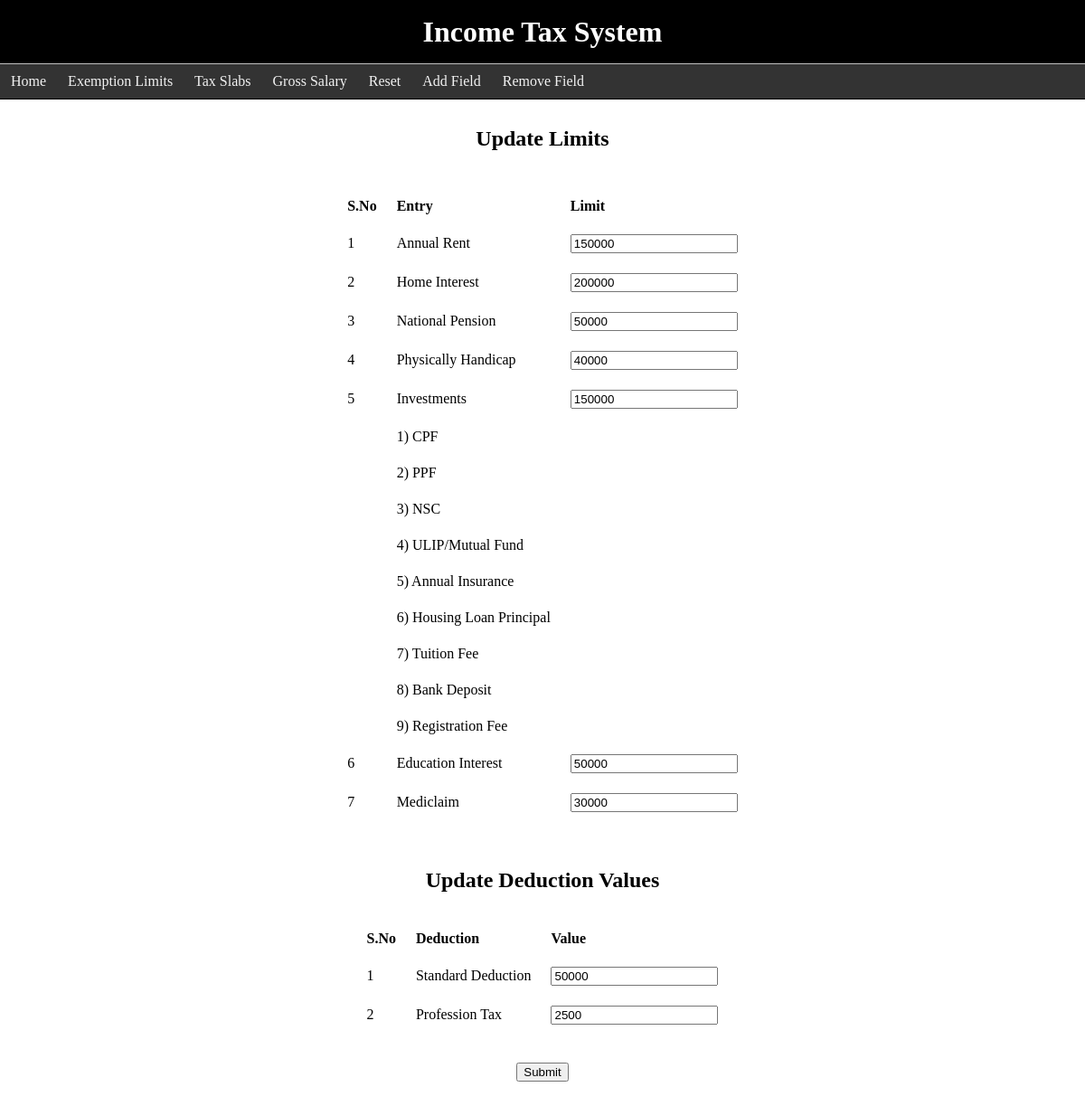
The page /limits.php on the database its author committed.
### tables this page shows
CREATE TABLE `Limits` (
  `entry` varchar(35) NOT NULL,
  `tax_limit` int(11) NOT NULL,
  `sub_field` varchar(5) NOT NULL,
  `dec_id` varchar(15) NOT NULL
);

CREATE TABLE `Dec_sub_fields` (
  `field_id` varchar(50) NOT NULL,
  `sub_field` varchar(50) NOT NULL,
  `sub_id` varchar(8) NOT NULL
);

CREATE TABLE `Standard_Deduc` (
  `field` varchar(50) NOT NULL,
  `value` int(11) NOT NULL,
  `ded_id` varchar(10) NOT NULL
);

### limits.php (the view, shortened to what this page needs)
<!DOCTYPE html>
<head>
</head>
<html>
<body>
	<div class='heading'>
		<h1>Income Tax System</h1>
		<div class="topnav">
			<a onclick="gotoHome();">Home</a>
  			<a onclick="gotoLimit();">Exemption Limits</a>
  			<a onclick="gotoSlabs();">Tax Slabs</a>
  			<a onclick="gotoSalary();">Gross Salary</a>
  			<a onclick="gotoReset();">Reset</a>
			<a onclick="gotoAddField();">Add Field</a>
			<a onclick="gotoRemoveField();">Remove Field</a>
		</div>
	</div>
	<?php
		$conn = OpenCon();
		$limits = "select * from Limits";
		$all_limits = mysqli_query($conn,$limits);
		$deduc = "select * from Standard_Deduc";
		$all_deducs = mysqli_query($conn,$deduc);
	?>
	<div class="contents">
		<center>
		<h2>Update Limits</h2>
		<form action="submit_limits.php" method="POST">
		<table>
			<tr>
				<th>S.No</th>
				<th>Entry</th>
				<th>Limit</th>
			</tr>
		<?php
			$s_no = 1;
			while ($record = mysqli_fetch_array($all_limits)) {
				echo"<tr>";
   					echo "<td>" . $s_no . "</td>";
   					echo "<td>" . $record['entry'] . "</td>";
   					echo "<td> <input type='number' name='". $record['dec_id'] ."' min='0' value='". $record['tax_limit'] ."'> </td>";
   				echo"</tr>";
				if($record['sub_field'] == "yes") {
					$get_subs = "select sub_field from Dec_sub_fields where field_id = '$record[dec_id]'";
					$subs = mysqli_query($conn,$get_subs);
					if(!$subs) {
						echo mysqli_error($conn);
					}
					else {
						$c = 1;
						while($row = mysqli_fetch_array($subs)) {
							echo "<tr>";
   								echo "<td></td>";
   								echo "<td>" . $c . ') ' . $row['sub_field'] . "</td>";
   								echo "<td>";
   							echo"</tr>";
   							$c++;
						}
					}
				}
   				$s_no++;
			}
		?>
		</table id="deduc">
		<h2 id="head2">Update Deduction Values</h2>
		<table>
			<tr>
				<th>S.No</th>
				<th>Deduction</th>
				<th>Value</th>
			</tr>
		<?php
			$s_no = 1;
			while ($record = mysqli_fetch_array($all_deducs)) {
				echo"<tr>";
   					echo "<td>" . $s_no . "</td>";
   					echo "<td>" . $record['field'] . "</td>";
   					$name = str_replace(' ', '', $record['field']);
   					echo "<td> <input type='number' name='$name' min='0' value='". $record['value'] ."'> </td>";
   				echo"</tr>";
   				$s_no++;
			}
		?>
		</table>
		<input type="submit" value="Submit" style="margin-top:20px;margin-bottom:40px;">
		</form>
	</center>
</body>
</html>

### limits.php (style rules this page uses)
html { overflow-y: scroll; }
body { margin: 0; padding: 0; font-size: 16; }
td, th { margin: 20px; padding: 10px; text-align: left; }
table { padding: 10px; }
form { padding: 10px; margin-top: 10px; margin-bottom: 100px; }
.heading { top: 0; left: 0; right: 0; height: 70px; width: 100%; background: black; color: white; padding: 0; position: fixed; }
h1 { margin: 0; text-align: center; line-height: 70px; }
.topnav { border-top: 1px solid silver; border-bottom: 1px solid black; background-color: #333; overflow: hidden; padding: 0; }
.topnav a { float: left; color: #f2f2f2; text-align: center; padding: 10px 12px; text-decoration: none; }
.contents { margin-top: 140px; }
#head2,#deduc { margin-top: 40px; }

### rows shown on the page
limits: entry "Annual Rent", tax_limit "150000"
limits: entry "Home Interest", tax_limit "200000"
limits: entry "National Pension", tax_limit "50000"
limits: entry "Physically Handicap", tax_limit "40000"
limits: entry "Investments", tax_limit "150000"
dec_sub_fields: sub_field "CPF"
dec_sub_fields: sub_field "PPF"
dec_sub_fields: sub_field "NSC"
dec_sub_fields: sub_field "ULIP/Mutual Fund"
dec_sub_fields: sub_field "Annual Insurance"
dec_sub_fields: sub_field "Housing Loan Principal"
dec_sub_fields: sub_field "Tuition Fee"
dec_sub_fields: sub_field "Bank Deposit"
dec_sub_fields: sub_field "Registration Fee"
limits: entry "Education Interest", educ "50000"
limits: entry "Mediclaim", medi "30000"
standard_deduc: field "Standard Deduction", value "50000"
standard_deduc: field "Profession Tax", value "2500"
